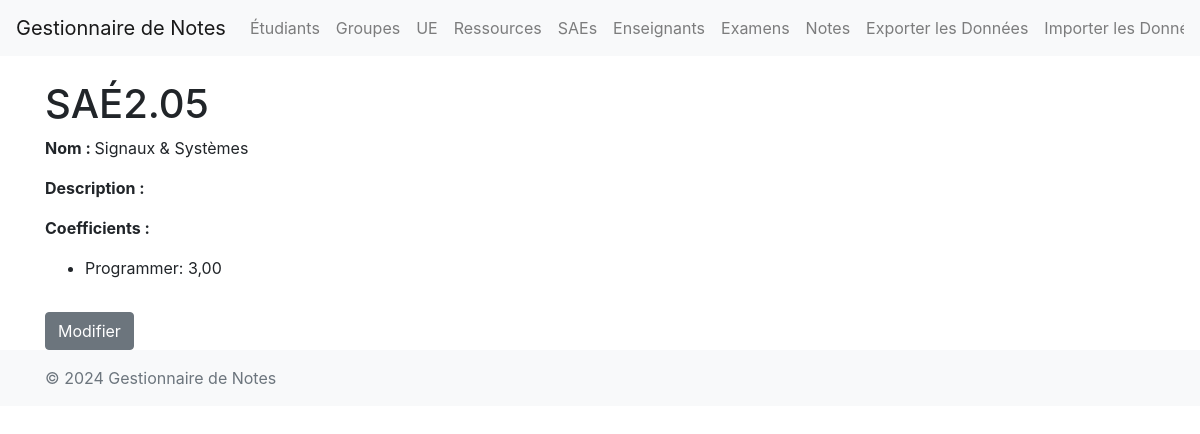
Page /sae/7/ on the earlier database version.
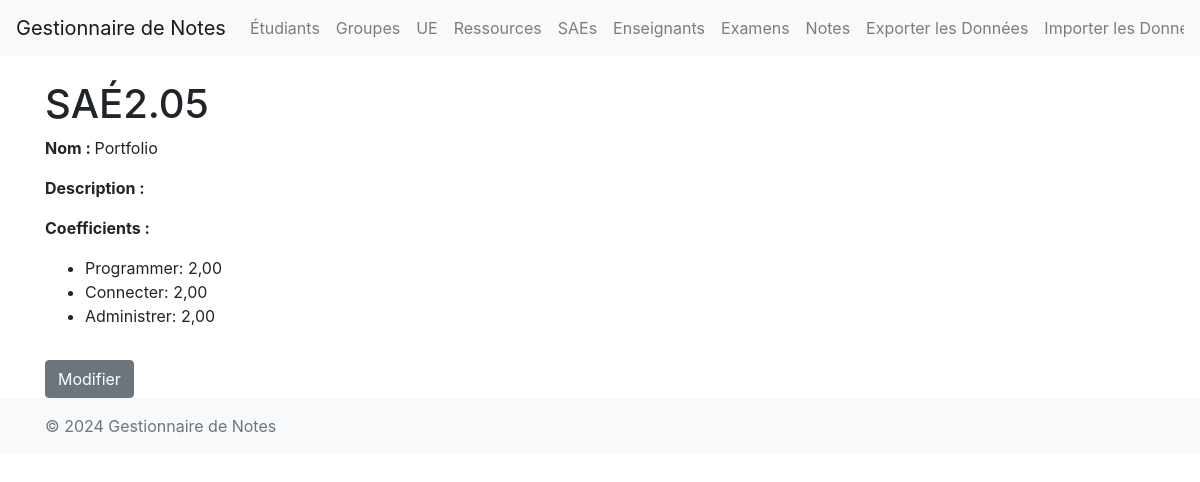
Same page on the later database version.
### main/models.py (models this page shows, shortened)
class SAE(models.Model):
    code = models.CharField(max_length=10)
    nom = models.CharField(max_length=100)
    description = models.TextField(null=True, blank=True)

class SaeUE(models.Model):
    sae = models.ForeignKey(SAE, on_delete=models.CASCADE)
    unite_enseignement = models.ForeignKey(UE, on_delete=models.CASCADE)
    coefficient = models.DecimalField(max_digits=5, decimal_places=2)
    class Meta:
        unique_together = ('sae', 'unite_enseignement')

class UE(models.Model):
    code = models.CharField(max_length=16)
    nom = models.CharField(max_length=100)
    semestre = models.IntegerField(default=1)  # Ajout du semestre avec une valeur par défaut
    credit_ects = models.IntegerField()

### main/views.py (the view)
# urls.py: path('sae/<int:pk>/', views.sae_detail, name='sae_detail'),
def sae_detail(request, pk):
    sae = get_object_or_404(SAE, pk=pk)
    coefficients = SaeUE.objects.filter(sae=sae)
    return render(request, 'main/sae_detail.html', {'sae': sae, 'coefficients': coefficients})

### main/templates/main/sae_detail.html (shortened to what this page needs)
{% extends "main/base.html" %}
{% block content %}
    <h1>SAÉ{{ sae.code }}</h1>
    <p><strong>Nom : </strong>{{ sae.nom }}</p>
    <p><strong>Description : </strong>{{ sae.description }}</p>
    <p><strong>Coefficients : </strong></p>
    <ul>
    {% for coefficient in coefficients %}
        <li>{{ coefficient.unite_enseignement.code }}: {{ coefficient.coefficient }}</li>
    {% endfor %}
    </ul>
    <a class="btn btn-secondary mt-3" href="{% url 'sae_update' pk=sae.pk %}">Modifier</a>
{% endblock %}

Differences in the rows shown:
changed SAE: nom "Signaux & Systèmes" → "Portfolio"
changed SaeUE "Programmer": coefficient "3,00" → "2,00"
added SaeUE: unite_enseignement.code "Connecter", coefficient "2,00"
added SaeUE: unite_enseignement.code "Administrer", coefficient "2,00"
